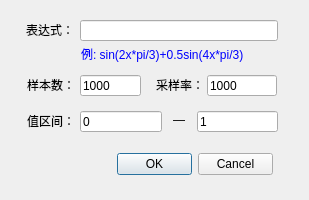
<?xml version="1.0" encoding="UTF-8"?>
<ui version="4.0">
 <class>formula_dlg</class>
 <widget class="QDialog" name="formula_dlg">
  <property name="geometry">
   <rect>
    <x>0</x>
    <y>0</y>
    <width>309</width>
    <height>200</height>
   </rect>
  </property>
  <property name="windowTitle">
   <string>输入数学表达式</string>
  </property>
  <widget class="QDialogButtonBox" name="buttonBox">
   <property name="enabled">
    <bool>true</bool>
   </property>
   <property name="geometry">
    <rect>
     <x>117</x>
     <y>152</y>
     <width>156</width>
     <height>24</height>
    </rect>
   </property>
   <property name="orientation">
    <enum>Qt::Horizontal</enum>
   </property>
   <property name="standardButtons">
    <set>QDialogButtonBox::Cancel|QDialogButtonBox::Ok</set>
   </property>
  </widget>
  <widget class="QLabel" name="label_6">
   <property name="geometry">
    <rect>
     <x>81</x>
     <y>44</y>
     <width>180</width>
     <height>20</height>
    </rect>
   </property>
   <property name="text">
    <string>&lt;html&gt;&lt;head/&gt;&lt;body&gt;&lt;p&gt;&lt;span style=&quot; color:#0000ff;&quot;&gt;例: sin(2x*pi/3)+0.5sin(4x*pi/3)&lt;/span&gt;&lt;/p&gt;&lt;/body&gt;&lt;/html&gt;</string>
   </property>
   <property name="textFormat">
    <enum>Qt::RichText</enum>
   </property>
  </widget>
  <widget class="QLabel" name="label">
   <property name="geometry">
    <rect>
     <x>26</x>
     <y>20</y>
     <width>48</width>
     <height>20</height>
    </rect>
   </property>
   <property name="text">
    <string>表达式：</string>
   </property>
  </widget>
  <widget class="QLineEdit" name="expr">
   <property name="geometry">
    <rect>
     <x>80</x>
     <y>20</y>
     <width>198</width>
     <height>21</height>
    </rect>
   </property>
  </widget>
  <widget class="QLineEdit" name="xmin">
   <property name="geometry">
    <rect>
     <x>80</x>
     <y>111</y>
     <width>82</width>
     <height>21</height>
    </rect>
   </property>
   <property name="text">
    <string>0</string>
   </property>
  </widget>
  <widget class="QLabel" name="label_2">
   <property name="geometry">
    <rect>
     <x>27</x>
     <y>111</y>
     <width>48</width>
     <height>20</height>
    </rect>
   </property>
   <property name="text">
    <string>值区间：</string>
   </property>
  </widget>
  <widget class="QLineEdit" name="xmax">
   <property name="geometry">
    <rect>
     <x>197</x>
     <y>111</y>
     <width>81</width>
     <height>21</height>
    </rect>
   </property>
   <property name="inputMask">
    <string notr="true"/>
   </property>
   <property name="text">
    <string>1</string>
   </property>
  </widget>
  <widget class="QLabel" name="label_5">
   <property name="geometry">
    <rect>
     <x>171</x>
     <y>112</y>
     <width>16</width>
     <height>16</height>
    </rect>
   </property>
   <property name="text">
    <string>—</string>
   </property>
   <property name="alignment">
    <set>Qt::AlignCenter</set>
   </property>
  </widget>
  <widget class="QLabel" name="label_4">
   <property name="geometry">
    <rect>
     <x>27</x>
     <y>75</y>
     <width>48</width>
     <height>20</height>
    </rect>
   </property>
   <property name="text">
    <string>样本数：</string>
   </property>
  </widget>
  <widget class="QLabel" name="label_3">
   <property name="geometry">
    <rect>
     <x>156</x>
     <y>75</y>
     <width>48</width>
     <height>20</height>
    </rect>
   </property>
   <property name="text">
    <string>采样率：</string>
   </property>
  </widget>
  <widget class="QLineEdit" name="nx">
   <property name="geometry">
    <rect>
     <x>80</x>
     <y>75</y>
     <width>61</width>
     <height>21</height>
    </rect>
   </property>
   <property name="text">
    <string>1000</string>
   </property>
  </widget>
  <widget class="QLineEdit" name="rate">
   <property name="geometry">
    <rect>
     <x>207</x>
     <y>75</y>
     <width>70</width>
     <height>21</height>
    </rect>
   </property>
   <property name="text">
    <string>1000</string>
   </property>
  </widget>
 </widget>
 <resources/>
 <connections>
  <connection>
   <sender>buttonBox</sender>
   <signal>accepted()</signal>
   <receiver>formula_dlg</receiver>
   <slot>accept()</slot>
   <hints>
    <hint type="sourcelabel">
     <x>248</x>
     <y>254</y>
    </hint>
    <hint type="destinationlabel">
     <x>157</x>
     <y>274</y>
    </hint>
   </hints>
  </connection>
  <connection>
   <sender>buttonBox</sender>
   <signal>rejected()</signal>
   <receiver>formula_dlg</receiver>
   <slot>reject()</slot>
   <hints>
    <hint type="sourcelabel">
     <x>316</x>
     <y>260</y>
    </hint>
    <hint type="destinationlabel">
     <x>286</x>
     <y>274</y>
    </hint>
   </hints>
  </connection>
 </connections>
</ui>
